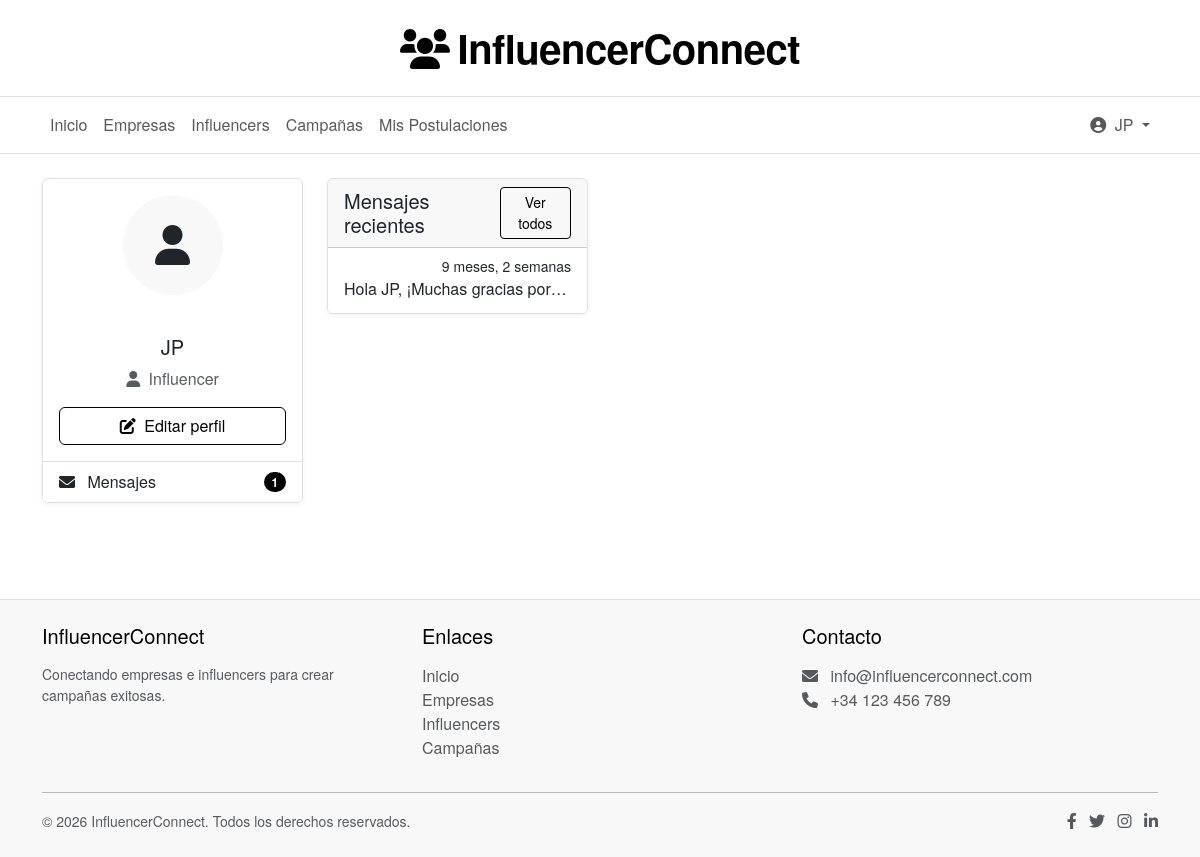
The app's page /dashboard/ (signed in) with its own data.
### users/models.py (models this page shows, shortened)
class CustomUser(AbstractUser):
    USER_TYPE_CHOICES = (
        ('empresa', 'Empresa'),
        ('influencer', 'Influencer'),
    )
    email = models.EmailField(_('email address'), unique=True)
    user_type = models.CharField(max_length=10, choices=USER_TYPE_CHOICES)
    profile_picture = models.ImageField(upload_to='profile_pictures/', blank=True, null=True)
    USERNAME_FIELD = 'email'
    REQUIRED_FIELDS = ['username', 'user_type']

### messages_app/models.py (models this page shows, shortened)
class Conversation(models.Model):
    participants = models.ManyToManyField(
        settings.AUTH_USER_MODEL,
        related_name='conversations'
    )
    updated_at = models.DateTimeField(auto_now=True)
    class Meta:
        ordering = ['-updated_at']
    def get_last_message(self):
        return self.messages.order_by('-timestamp').first()
    def get_other_participant(self, user):
        return self.participants.exclude(id=user.id).first()

class ConversationMessage(models.Model):
    conversation = models.ForeignKey(
        Conversation,
        on_delete=models.CASCADE,
        related_name='messages'
    )
    sender = models.ForeignKey(
        settings.AUTH_USER_MODEL,
        on_delete=models.CASCADE
    )
    content = models.TextField()
    timestamp = models.DateTimeField(auto_now_add=True)
    is_read = models.BooleanField(default=False)
    class Meta:
        ordering = ['timestamp']

### influencer_connect/views.py (the view)
# urls.py: path('dashboard/', views.dashboard_view, name='dashboard'),
@login_required
def dashboard_view(request):
    conversations = Conversation.objects.filter(participants=request.user)
    for conversation in conversations:
        conversation.other_user = conversation.get_other_participant(request.user)
    context = {
        'conversations': conversations,
        'user': request.user,  # Asegurar que el usuario esté en el contexto
    }
    return render(request, 'dashboard.html', context)

### templates/dashboard.html (shortened to what this page needs)
{% extends 'base.html' %}
{% block content %}
<div class="container py-4">
    <div class="row">
        <div class="col-lg-3 mb-4">
            <div class="card">
                <div class="card-body text-center">
                    <div class="mb-3">
                        {% if profile.profile_picture %}
                            <img src="{{ profile.profile_picture.url }}" alt="{{ user.username }}" class="rounded-circle img-fluid" style="width: 120px; height: 120px; object-fit: cover;">
                        {% else %}
                            <div class="icon-circle mx-auto">
                                <i class="fas fa-user"></i>
                            </div>
                        {% endif %}
                    </div>
                    <h5 class="card-title">{{ user.username }}</h5>
                    <p class="card-text text-muted">
                        {% if user.user_type == 'empresa' %}
                            <i class="fas fa-building me-1"></i> Empresa
                        {% else %}
                            <i class="fas fa-user me-1"></i> Influencer
                        {% endif %}
                    </p>
                    <div class="d-grid gap-2">
                        <a href="{% url 'profiles:edit_profile' %}" class="btn btn-outline-primary">
                            <i class="fas fa-edit me-1"></i> Editar perfil
                        </a>
                    </div>
                </div>
                <ul class="list-group list-group-flush">
                    <li class="list-group-item d-flex justify-content-between align-items-center">
                        <span><i class="fas fa-envelope me-2"></i> Mensajes</span>
                        <span class="badge bg-primary rounded-pill">{{ conversations|length }}</span>
                    </li>
                </ul>
            </div>
        </div>
        <div class="col-lg-3">
            <div class="card mb-4">
                <div class="card-header d-flex justify-content-between align-items-center">
                    <h5 class="card-title mb-0">Mensajes recientes</h5>
                    <a href="{% url 'messages_app:inbox' %}" class="btn btn-sm btn-outline-primary">Ver todos</a>
                </div>
                <div class="list-group list-group-flush">
                    {% for conversation in conversations %}
                    <a href="{% url 'messages_app:conversation_detail' conversation.id %}" class="list-group-item list-group-item-action">
                        <div class="d-flex w-100 justify-content-between">
                            <small>{{ conversation.updated_at|timesince }}</small>
                        </div>
                        <p class="mb-1 text-truncate">
                            {% with conversation.get_last_message as last_message %}
                                {% if last_message %}
                                    {{ last_message.content }}
                                {% else %}
                                    Inicia una conversación
                                {% endif %}
                            {% endwith %}
                        </p>
                    </a>
                    {% endfor %}
                </div>
            </div>
        </div>
    </div>
</div>
{% endblock %}

### templates/base.html (shortened to what this page needs)
<!DOCTYPE html>
<html lang="es">
<head>
    <link href="https://cdn.jsdelivr.net/npm/bootstrap@5.3.0-alpha1/dist/css/bootstrap.min.css" rel="stylesheet">
    <link href="https://cdn.jsdelivr.net/npm/bootstrap@5.3.0/dist/css/bootstrap.min.css" rel="stylesheet">
    <link rel="stylesheet" href="https://cdnjs.cloudflare.com/ajax/libs/font-awesome/6.0.0/css/all.min.css">
</head>
<body>
    <header class="site-header">
        <div class="container">
            <h1 class="site-title">
                <i class="fas fa-users"></i>InfluencerConnect
            </h1>
        </div>
    </header>
    <nav class="main-navigation navbar navbar-expand-lg navbar-light">
        <div class="container">
            <div class="collapse navbar-collapse" id="navbarNav">
                <ul class="navbar-nav me-auto">
                    <li class="nav-item">
                        <a class="nav-link" href="{% url 'home' %}">Inicio</a>
                    </li>
                    <li class="nav-item">
                        <a class="nav-link" href="{% url 'profiles:company_list' %}">Empresas</a>
                    </li>
                    <li class="nav-item">
                        <a class="nav-link" href="{% url 'profiles:influencer_list' %}">Influencers</a>
                    </li>
                    <li class="nav-item">
                        <a class="nav-link" href="{% url 'campaigns:campaign_list' %}">Campañas</a>
                    </li>
                    {% if user.is_authenticated and user.user_type == 'influencer' %}
                        <li class="nav-item">
                            <a class="nav-link" href="{% url 'campaigns:influencer_applications' %}">Mis Postulaciones</a>
                        </li>
                    {% endif %}
                </ul>
                <ul class="navbar-nav">
                    {% if user.is_authenticated %}
                        <li class="nav-item dropdown">
                            <a class="nav-link dropdown-toggle" href="#" id="navbarDropdown" role="button" data-bs-toggle="dropdown">
                                <i class="fas fa-user-circle me-1"></i>
                                {{ user.username }}
                            </a>
                        </li>
                    {% endif %}
                </ul>
            </div>
        </div>
    </nav>
    {% block content %}{% endblock %}
    <footer class="py-4 mt-5">
        <div class="container">
            <div class="row">
                <div class="col-md-4 mb-3 mb-md-0">
                    <h5 class="mb-3">InfluencerConnect</h5>
                    <p class="small text-muted">Conectando empresas e influencers para crear campañas exitosas.</p>
                </div>
                <div class="col-md-4 mb-3 mb-md-0">
                    <h5 class="mb-3">Enlaces</h5>
                    <ul class="list-unstyled">
                        <li><a href="{% url 'home' %}" class="text-decoration-none text-muted">Inicio</a></li>
                        <li><a href="{% url 'profiles:company_list' %}" class="text-decoration-none text-muted">Empresas</a></li>
                        <li><a href="{% url 'profiles:influencer_list' %}" class="text-decoration-none text-muted">Influencers</a></li>
                        <li><a href="{% url 'campaigns:campaign_list' %}" class="text-decoration-none text-muted">Campañas</a></li>
                    </ul>
                </div>
                <div class="col-md-4">
                    <h5 class="mb-3">Contacto</h5>
                    <ul class="list-unstyled text-muted">
                        <li><i class="fas fa-envelope me-2"></i> info@influencerconnect.com</li>
                        <li><i class="fas fa-phone me-2"></i> +34 123 456 789</li>
                    </ul>
                </div>
            </div>
            <hr>
            <div class="d-flex justify-content-between align-items-center">
                <p class="small text-muted mb-0">&copy; {% now "Y" %} InfluencerConnect. Todos los derechos reservados.</p>
                <div>
                    <a href="#" class="text-muted me-2"><i class="fab fa-facebook-f"></i></a>
                    <a href="#" class="text-muted me-2"><i class="fab fa-twitter"></i></a>
                    <a href="#" class="text-muted me-2"><i class="fab fa-instagram"></i></a>
                    <a href="#" class="text-muted"><i class="fab fa-linkedin-in"></i></a>
                </div>
            </div>
        </div>
    </footer>
</body>
</html>

### templates/base.html (style rules this page uses)
:root { --primary-color: #000000; --primary-hover: #333333; --secondary-color: #666666; --background-color: #ffffff; --text-color: #000000; --border-color: #e0e0e0; }
body { font-family: 'Helvetica Neue', Arial, sans-serif; color: var(--text-color); background-color: var(--background-color); }
.btn-outline-primary { color: var(--primary-color); border-color: var(--primary-color); }
.bg-primary { background-color: var(--primary-color) !important; }
.site-header { text-align: center; padding: 1.5rem 0; background-color: var(--background-color); border-bottom: 1px solid var(--border-color); }
.site-title { font-size: 2.5rem; font-weight: 700; color: var(--primary-color); margin: 0; letter-spacing: -0.5px; }
.site-title i { margin-right: 0.5rem; }
.main-navigation { background-color: var(--background-color); border-bottom: 1px solid var(--border-color); }
.card { border: 1px solid var(--border-color); box-shadow: 0 2px 5px rgba(0,0,0,0.05) !important; }
footer { background-color: #f8f8f8 !important; border-top: 1px solid var(--border-color) !important; }
.icon-circle { display: inline-flex; align-items: center; justify-content: center; width: 100px; height: 100px; border-radius: 50%; background-color: #f8f8f8; margin-bottom: 1.5rem; }
.icon-circle i { font-size: 2.5rem; }

### records on screen
CustomUser: username "JP"
Conversation: updated_at "9 meses, 2 semanas", get_last_message.content "Hola JP, ¡Muchas gracias por…"

### other values on screen
{{ conversations|length }} "1"
